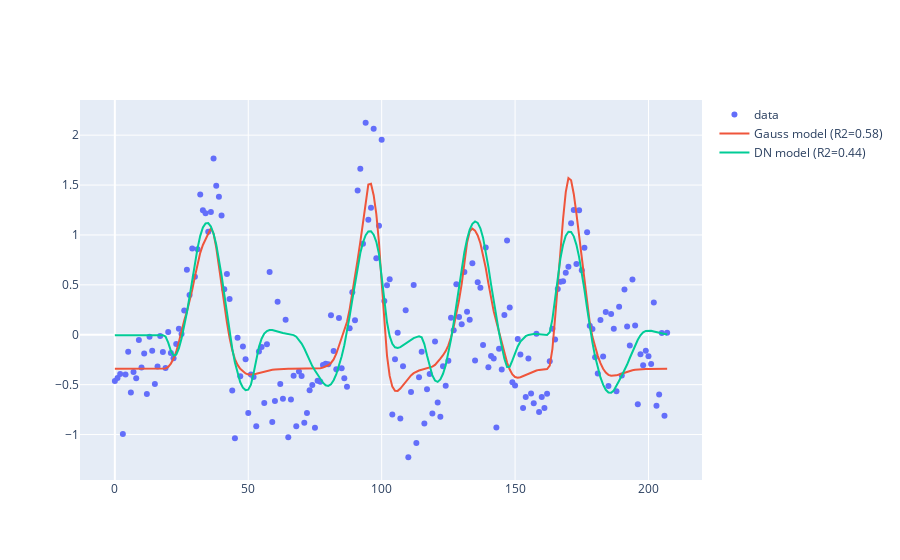

Write notebook code for a chart like this one.
### Code cell
num_vert = 1
import plotly.graph_objects as go
fig = go.Figure()
fig.add_trace(go.Scatter(y=data_fsnative_[:,num_vert], name='data', mode='markers'))
fig.add_trace(go.Scatter(y=gauss_pred_mat[:,num_vert], name='Gauss model (R2={:1.2f})'.format(gauss_fit_mat[num_vert,-1])))
fig.add_trace(go.Scatter(y=dn_pred_mat[:,num_vert], name='DN model (R2={:1.2f})'.format(dn_fit_mat[num_vert,-1])))
fig.show()

### Figure 1 — Plotly figure (JSON) as saved in the notebook; plotly's stock layout.template omitted (floating-point values rounded to 4 significant figures; data arrays with more than 128 entries replaced by an {"elided": "..."} marker saying what was removed)
{"data": [{"mode": "markers", "name": "data", "type": "scatter", "y": {"elided": "208 float values"}}, {"name": "Gauss model (R2=0.58)", "type": "scatter", "y": {"elided": "208 float values"}}, {"name": "DN model (R2=0.44)", "type": "scatter", "y": {"elided": "208 float values"}}], "layout": {"autosize": true, "xaxis": {"autorange": true, "range": [-13.26, 220.3]}, "yaxis": {"autorange": true, "range": [-1.504, 2.401], "type": "linear"}}}
